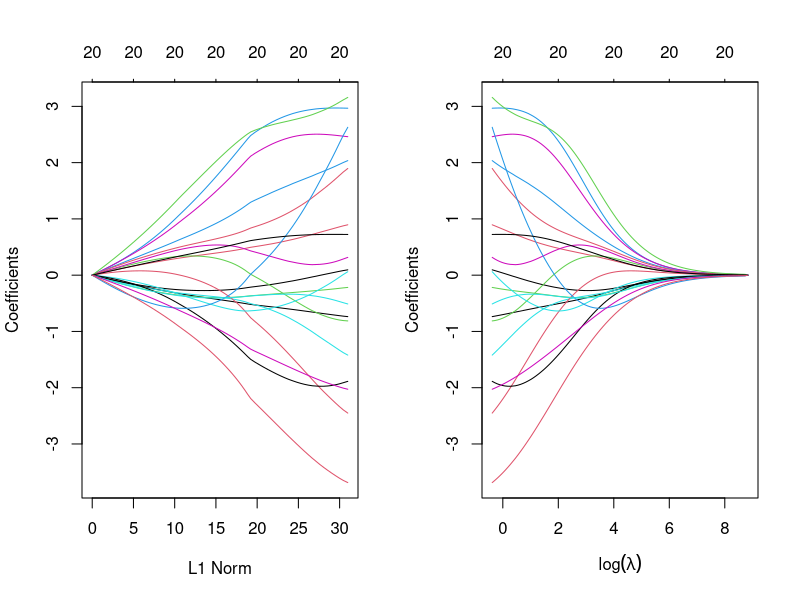
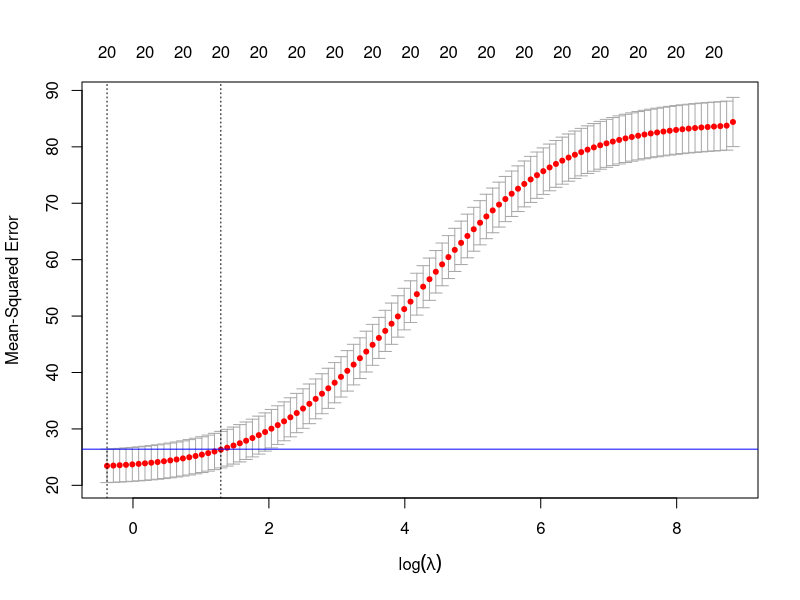
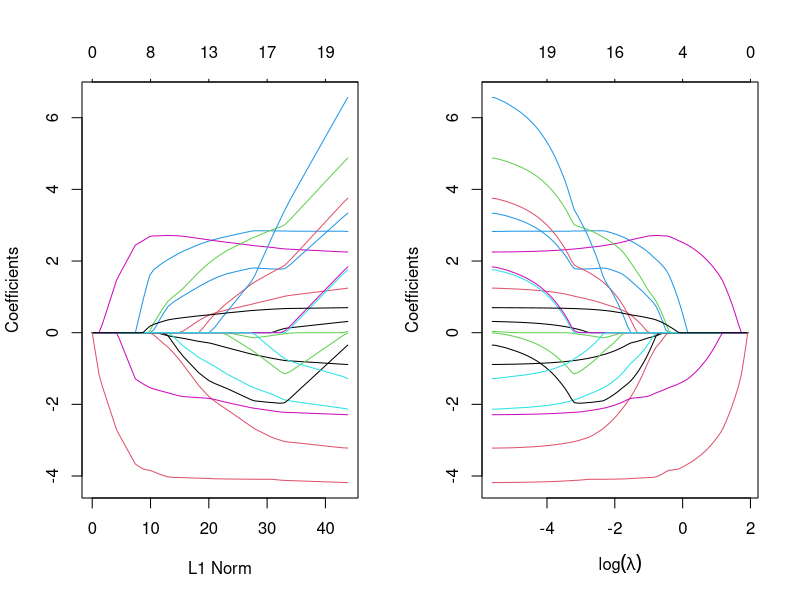
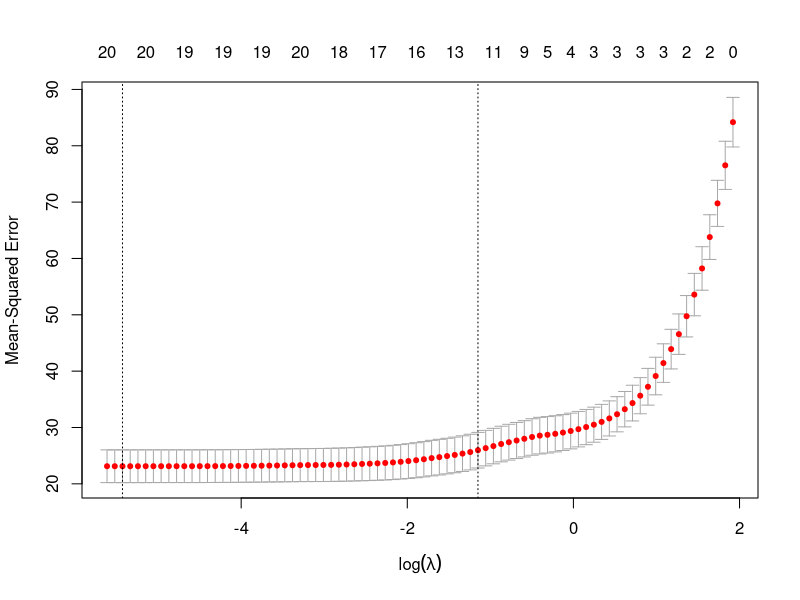

R code for these plots, in order:
## ---- chunk 1
knitr::opts_chunk$set(
  echo = TRUE,
  warning = FALSE,
  message = FALSE
)
## ---- chunk 2
library(dplyr)
library(tidyr)
library(MASS)
library(glmnet)
## ---- chunk 3
data("Boston")
help("Boston")
glimpse(Boston)
## ---- chunk 4
Boston$chas <- as.factor(Boston$chas)
levels(Boston$chas)
## ---- chunk 5
Boston$rad <- as.factor(Boston$rad)
levels(Boston$rad)
## ---- chunk 6
quali_variables <- which(colnames(Boston) %in% c("chas", "rad", "medv"))

Boston[, -quali_variables] <- scale(Boston[, -quali_variables])
## ---- chunk 7
n.house <- nrow(Boston)
size <- round(0.8 * n.house)

set.seed(123)
ind <- sample(n.house, size = size)

train_data <- Boston[ind, ]
test_data <- Boston[-ind, ]

dim(train_data)
summary(train_data)

dim(test_data)
summary(test_data)
## ---- chunk 8
X <- model.matrix(medv ~ ., train_data)[, -1]
y <- train_data$medv
## ---- chunk 9
fit_ridge <- glmnet(X, y, alpha = 0)
## ---- chunk 10
par(mfrow = c(1, 2))

plot(
  fit_ridge,
  xvar = "norm",
  sign.lambda = 1,
  label = TRUE
)

plot(
  fit_ridge,
  xvar = "lambda",
  sign.lambda = 1,
  xlab = expression(log(lambda))
)
## ---- chunk 11
set.seed(123)

fit_ridge_cv <- cv.glmnet(
  X,
  y,
  alpha = 0,
  nfolds = 10
)

par(mfrow = c(1, 1))

plot(
  fit_ridge_cv,
  sign.lambda = 1,
  xlab = expression(log(lambda))
)

ind_opt <- which(fit_ridge_cv$lambda == fit_ridge_cv$lambda.min)

abline(
  h = fit_ridge_cv$cvup[ind_opt],
  col = "blue"
)
## ---- chunk 12
# Minimum lambda
fit_ridge_cv$lambda.min

# 1-SE lambda
fit_ridge_cv$lambda.1se
## ---- chunk 13
coef(fit_ridge_cv, s = "lambda.min")
## ---- chunk 14
coef(fit_ridge_cv, s = "lambda.1se")
## ---- chunk 15
fit_lasso <- glmnet(X, y, alpha = 1)
## ---- chunk 16
par(mfrow = c(1, 2))

plot(
  fit_lasso,
  xvar = "norm",
  sign.lambda = 1,
  label = TRUE
)

plot(
  fit_lasso,
  xvar = "lambda",
  sign.lambda = 1,
  xlab = expression(log(lambda))
)
## ---- chunk 17
set.seed(123)

fit_lasso_cv <- cv.glmnet(
  X,
  y,
  alpha = 1,
  nfolds = 10
)

par(mfrow = c(1, 1))

plot(
  fit_lasso_cv,
  sign.lambda = 1,
  xlab = expression(log(lambda))
)
## ---- chunk 18
# Minimum lambda
fit_lasso_cv$lambda.min

# 1-SE lambda
fit_lasso_cv$lambda.1se
## ---- chunk 19
coef(fit_lasso_cv, s = "lambda.min")
## ---- chunk 20
coef(fit_lasso_cv, s = "lambda.1se")
## ---- chunk 21
X_test <- model.matrix(medv ~ ., test_data)[, -1]
y_test <- test_data$medv
## ---- chunk 22
yhat_ridge_1se <- predict(
  fit_ridge_cv,
  X_test,
  s = "lambda.1se"
)

mean((y_test - yhat_ridge_1se)^2)
## ---- chunk 23
yhat_lasso_1se <- predict(
  fit_lasso_cv,
  X_test,
  s = "lambda.1se"
)

mean((y_test - yhat_lasso_1se)^2)
